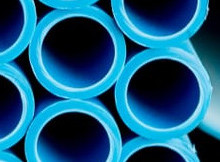
#> input picture data/pipes2.jpg, 220 x 162 px, found by its file name
$ python main.py
#> lines starting #> are read from the running program, lines starting #| are printed output that depends on the picture
import operator
import cv2 as cv
import numpy as np
import sys
import numpy as np
import  itertools

# [14 lines left out: function drawCicle, not called in this run]

def houghTra(img,sepX,sepY,sepR):
    accumulator = {}
    imgnewp = img.copy()
    # Looping over the values of theta, Considering only even values for for minimizing performance time by setting increment as 2
    for t in range(0,360,2):
        # Determining all the possible centres x0,y0 using the above formula
        x0 = int(sepX+(sepR*np.cos(np.radians(t))))
        y0 = int(sepY+(sepR*np.sin(np.radians(t))))
        # Checking if the center is within the range of image

        """ imgnewnp = cv.circle(imgnewp,(x0,y0),sepR,255,5) #for visulazation
        cv.imshow("hough circles", imgnewnp)
        cv.waitKey(1) """

        if x0>0 and x0<width and y0>0 and y0<height:
            # Voting process...
            if (x0,y0,sepR) in accumulator:
                accumulator[(x0,y0,sepR)]=accumulator[(x0,y0,sepR)]+1
            else:
                accumulator[(x0,y0,sepR)]=0
    entire_sorted_accumulator = sorted(accumulator.items(),key=operator.itemgetter(1),reverse=True)
    return  entire_sorted_accumulator[0]

def pixiExt(img,x0,y0,radius):
    pixsLoca = []
    pixsTotal = 0
    totalInten = 0
    unionPix = 0
    unionInte = 0
    uPixVal = []

    height0,width0 = img.shape
    y, x = np.ogrid[:height0, :width0]

    dist_from_center = np.sqrt((x0-x)**2 + (y0-y)**2)
    mask0 = dist_from_center <= radius
    mask1 = dist_from_center <= radius*1.25
    mask2 = mask1 & ~mask0

    height1,width1 = mask0.shape
    for y, x in itertools.product(range(0,height1), range(0,width1)):
        if mask0[y,x].any() == True and x>=0 and x<=width and y>=0 and y<=height:
            totalInten += img[y,x].item()
            pixsTotal += 1
            pixsLoca.append((img[y,x].item()))
        if mask2[y,x].any() == True and x>=0 and x<=width and y>=0 and y<=height:
                unionPix += 1
                unionInte += img[y,x].item()
                uPixVal.append((img[y,x].item()))
    return pixsTotal,totalInten,pixsLoca,unionPix,unionInte

def paraCal(pR1,pR2,inR1,inR2,inValR1,inValR2,uPi,uIn):
    Areg = 0
    uIn = uIn   #union intensity
    uPi = uPi  #pixels in union

    if uIn and uPi != 0:
        uAvgIn = uIn/uPi #avage intensity of union
        for i in range(len(inValR1)):
            Areg += ((inValR1[i]-uAvgIn))**2 #The avage intensity of region R1
            #print(len(inValR1))

        for i in range(len(inValR2)):
            Areg += ((inValR2[i]-uAvgIn))**2 #The avage intensity of region R1
            #print(len(inValR1))

        Breg = (pR2*(((inR2/pR2)-uAvgIn)**2))+(pR1*(((inR1/pR1)-uAvgIn)**2))
        if Areg and Breg !=0:
            regRatio = Breg/Areg

            return regRatio

# [116 lines left out: function circles, not called in this run]

if __name__ == "__main__":

    ## Enhancing Process
    # PREPROCESSING:
    #img1
    filename = "pipes2.jpg"
    img1 = cv.imread(filename)
#> img1 is the input picture: shape (162, 220, 3); mean B, G, R 129.7, 93.7, 23.5
    imgcopy = img1.copy()

    # Portable Gray Map
    img_grey = cv.cvtColor(imgcopy, cv.COLOR_BGR2GRAY)
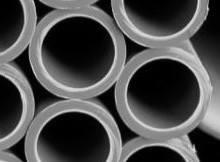
#> img_grey: shape (162, 220); min 0, max 227, mean 76.8

    # Enhancing Image:
    img_hist = cv.equalizeHist(img_grey) # Histogram Equalization
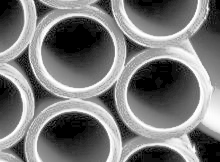
#> img_hist: shape (162, 220); min 0, max 255, mean 120.1

    # Canny edge detection
    img_edge = cv.Canny(img_hist,400,50) #Default parameters:(100,200) #test1 and 2 400,50,1-1,1-1
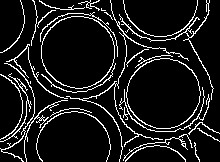
#> img_edge: shape (162, 220); 10.2% white in thin lines or dots

    # Closing and Opening Morphology
    img_dil = cv.dilate(
        img_edge,
        cv.getStructuringElement(cv.MORPH_RECT, (1, 1)),
        iterations=1)
    img_ero = cv.erode(
        img_dil,
        cv.getStructuringElement(cv.MORPH_RECT, (1, 1)),
        iterations=1)
    dst = img_ero

    #cv.imshow("is it okay?", dst) #check if image is preprocessed good
    #cv.waitKey(0)

    height,width = dst.shape
#> height = 162; width = 220
    Rmin = 15#11 test2 #17 test1
    Rmax = 39#47 #38
    highChanObj = []
    finale0 = []
    itDoBeDone = []

    for y, x, r in itertools.product(range(0,height,20), range(0,width,20),range(Rmin,Rmax,2)):
        if x-Rmin>=0 and x+Rmin<=width and y-Rmin>=0 and y+Rmin<=height:
#> (the run stopped early here; a loop or call above may not have finished)
